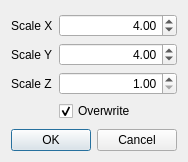
<?xml version="1.0" encoding="UTF-8"?>
<ui version="4.0">
 <class>DownsampleDialog</class>
 <widget class="QDialog" name="DownsampleDialog">
  <property name="geometry">
   <rect>
    <x>0</x>
    <y>0</y>
    <width>184</width>
    <height>162</height>
   </rect>
  </property>
  <property name="windowTitle">
   <string>Dialog</string>
  </property>
  <layout class="QVBoxLayout" name="verticalLayout">
   <item>
    <layout class="QFormLayout" name="formLayout_3">
     <property name="sizeConstraint">
      <enum>QLayout::SetDefaultConstraint</enum>
     </property>
     <property name="fieldGrowthPolicy">
      <enum>QFormLayout::AllNonFixedFieldsGrow</enum>
     </property>
     <property name="rowWrapPolicy">
      <enum>QFormLayout::DontWrapRows</enum>
     </property>
     <property name="labelAlignment">
      <set>Qt::AlignLeading|Qt::AlignLeft|Qt::AlignVCenter</set>
     </property>
     <property name="formAlignment">
      <set>Qt::AlignLeading|Qt::AlignLeft|Qt::AlignVCenter</set>
     </property>
     <item row="0" column="0">
      <widget class="QLabel" name="label_4">
       <property name="text">
        <string>Scale X</string>
       </property>
      </widget>
     </item>
     <item row="0" column="1">
      <widget class="QDoubleSpinBox" name="sbx">
       <property name="alignment">
        <set>Qt::AlignRight|Qt::AlignTrailing|Qt::AlignVCenter</set>
       </property>
       <property name="minimum">
        <double>1.000000000000000</double>
       </property>
       <property name="value">
        <double>4.000000000000000</double>
       </property>
      </widget>
     </item>
     <item row="1" column="0">
      <widget class="QLabel" name="label_5">
       <property name="text">
        <string>Scale Y</string>
       </property>
      </widget>
     </item>
     <item row="1" column="1">
      <widget class="QDoubleSpinBox" name="sby">
       <property name="alignment">
        <set>Qt::AlignRight|Qt::AlignTrailing|Qt::AlignVCenter</set>
       </property>
       <property name="minimum">
        <double>1.000000000000000</double>
       </property>
       <property name="value">
        <double>4.000000000000000</double>
       </property>
      </widget>
     </item>
     <item row="2" column="1">
      <widget class="QDoubleSpinBox" name="sbz">
       <property name="alignment">
        <set>Qt::AlignRight|Qt::AlignTrailing|Qt::AlignVCenter</set>
       </property>
       <property name="minimum">
        <double>1.000000000000000</double>
       </property>
       <property name="value">
        <double>1.000000000000000</double>
       </property>
      </widget>
     </item>
     <item row="2" column="0">
      <widget class="QLabel" name="label_6">
       <property name="text">
        <string>Scale Z</string>
       </property>
      </widget>
     </item>
     <item row="3" column="1">
      <widget class="QCheckBox" name="over">
       <property name="text">
        <string>Overwrite</string>
       </property>
       <property name="checked">
        <bool>true</bool>
       </property>
       <property name="tristate">
        <bool>false</bool>
       </property>
      </widget>
     </item>
    </layout>
   </item>
   <item>
    <widget class="QDialogButtonBox" name="buttonBox">
     <property name="orientation">
      <enum>Qt::Horizontal</enum>
     </property>
     <property name="standardButtons">
      <set>QDialogButtonBox::Cancel|QDialogButtonBox::Ok</set>
     </property>
    </widget>
   </item>
  </layout>
 </widget>
 <resources/>
 <connections>
  <connection>
   <sender>buttonBox</sender>
   <signal>accepted()</signal>
   <receiver>DownsampleDialog</receiver>
   <slot>accept()</slot>
   <hints>
    <hint type="sourcelabel">
     <x>248</x>
     <y>254</y>
    </hint>
    <hint type="destinationlabel">
     <x>157</x>
     <y>274</y>
    </hint>
   </hints>
  </connection>
  <connection>
   <sender>buttonBox</sender>
   <signal>rejected()</signal>
   <receiver>DownsampleDialog</receiver>
   <slot>reject()</slot>
   <hints>
    <hint type="sourcelabel">
     <x>316</x>
     <y>260</y>
    </hint>
    <hint type="destinationlabel">
     <x>286</x>
     <y>274</y>
    </hint>
   </hints>
  </connection>
 </connections>
</ui>
